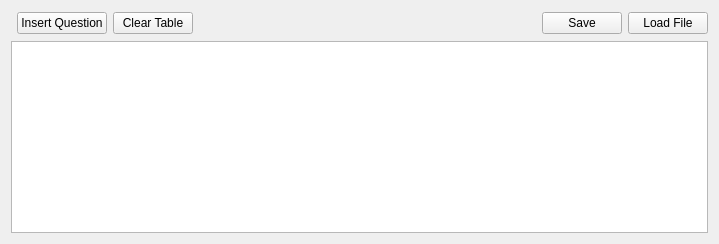
        <widget class="QWidget" name="questions_tab">
         <attribute name="title">
          <string>Default Questions</string>
         </attribute>
         <layout class="QGridLayout" name="gridLayout_10">
          <item row="0" column="1">
           <widget class="QPushButton" name="insertQuestion_Button">
            <property name="text">
             <string>Insert Question</string>
            </property>
           </widget>
          </item>
          <item row="0" column="2">
           <widget class="QPushButton" name="clearQuestions_Button">
            <property name="text">
             <string>Clear Table</string>
            </property>
           </widget>
          </item>
          <item row="0" column="3">
           <spacer name="horizontalSpacer_2">
            <property name="orientation">
             <enum>Qt::Horizontal</enum>
            </property>
            <property name="sizeHint" stdset="0">
             <size>
              <width>337</width>
              <height>24</height>
             </size>
            </property>
           </spacer>
          </item>
          <item row="0" column="4">
           <widget class="QPushButton" name="saveQuestions_Button">
            <property name="text">
             <string>Save</string>
            </property>
           </widget>
          </item>
          <item row="0" column="5">
           <widget class="QPushButton" name="loadQuestions_Button">
            <property name="text">
             <string>Load File</string>
            </property>
           </widget>
          </item>
          <item row="1" column="0" colspan="6">
           <widget class="QTableWidget" name="sysQuestionsTable">
            <attribute name="horizontalHeaderVisible">
             <bool>false</bool>
            </attribute>
            <attribute name="horizontalHeaderCascadingSectionResizes">
             <bool>false</bool>
            </attribute>
            <attribute name="horizontalHeaderDefaultSectionSize">
             <number>100</number>
            </attribute>
            <attribute name="horizontalHeaderHighlightSections">
             <bool>true</bool>
            </attribute>
            <attribute name="horizontalHeaderShowSortIndicator" stdset="0">
             <bool>true</bool>
            </attribute>
            <attribute name="verticalHeaderVisible">
             <bool>false</bool>
            </attribute>
            <attribute name="verticalHeaderDefaultSectionSize">
             <number>100</number>
            </attribute>
            <attribute name="verticalHeaderMinimumSectionSize">
             <number>200</number>
            </attribute>
            <attribute name="verticalHeaderShowSortIndicator" stdset="0">
             <bool>true</bool>
            </attribute>
            <attribute name="verticalHeaderStretchLastSection">
             <bool>true</bool>
            </attribute>
            <column>
             <property name="text">
              <string>Questions</string>
             </property>
            </column>
            <column>
             <property name="text">
              <string>Answers</string>
             </property>
            </column>
           </widget>
          </item>
         </layout>
        </widget>
